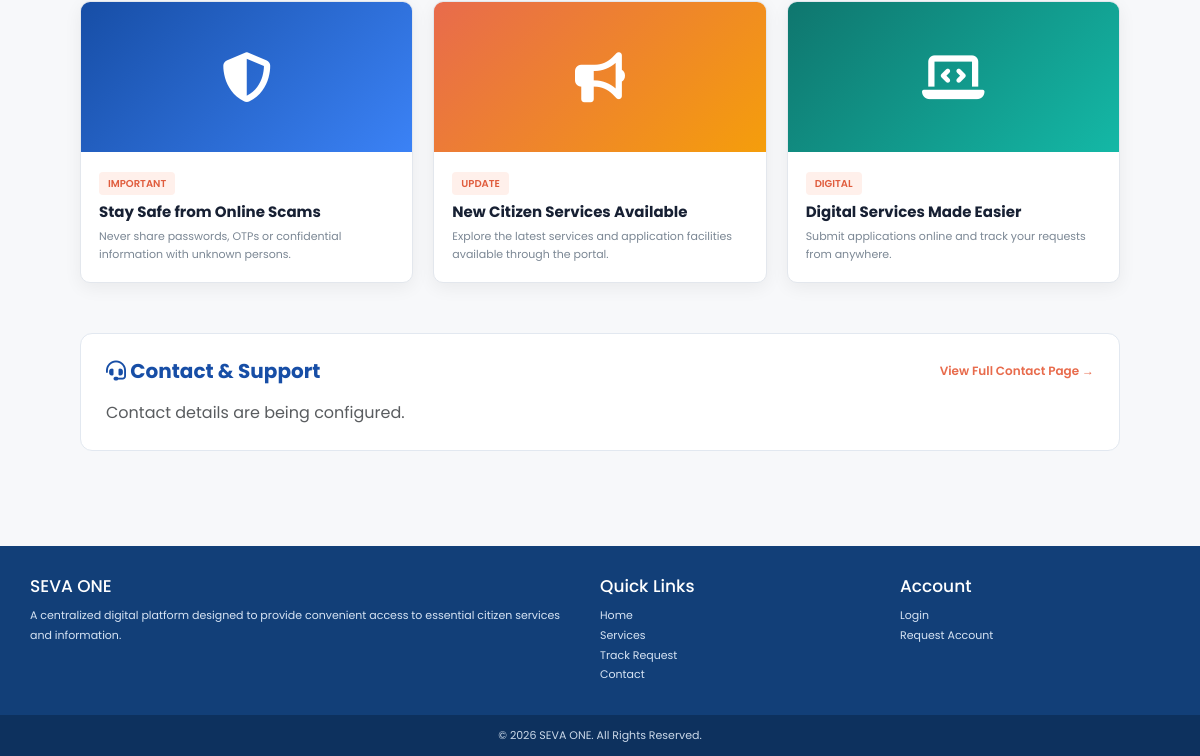
/ (lower part), run on an earlier commit of the app's database.
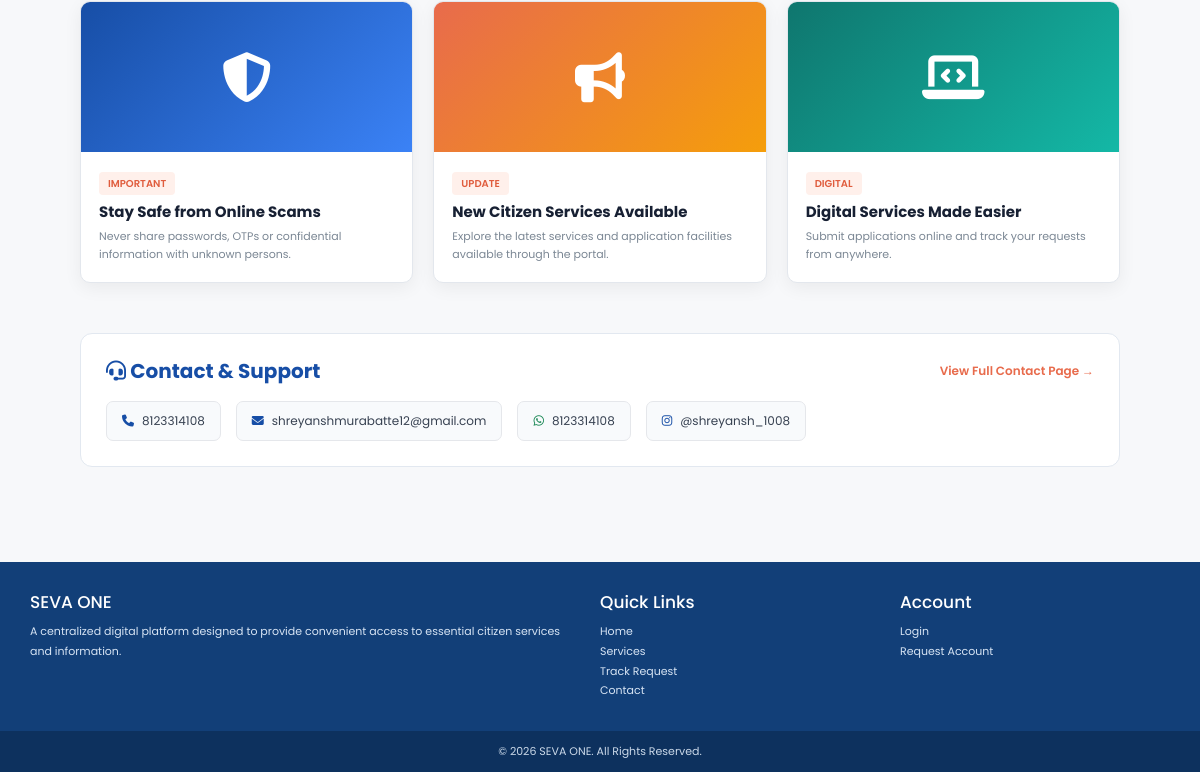
And on a later commit of the database.
### med/models.py (models this page shows, shortened)
class PortalContactDetails(models.Model):
    phone_number = models.CharField(max_length=30, blank=True)
    email = models.EmailField(blank=True)
    whatsapp_number = models.CharField(max_length=30, blank=True)
    instagram_id = models.CharField(max_length=100, blank=True)
    updated_at = models.DateTimeField(auto_now=True)
    @property
    def whatsapp_url(self):
        digits = "".join(character for character in self.whatsapp_number if character.isdigit())
        return f"https://wa.me/{digits}" if digits else ""
    @property
    def instagram_url(self):
        handle = self.instagram_id.strip().lstrip("@")
        return f"https://www.instagram.com/{handle}/" if handle else ""

### med/views.py (the view, shortened to what this page needs)
# urls.py: path('', views.home, name='home'),
def home(request):
    reference_number = request.GET.get("ref", "").strip()[:24]
    registration_request = None
    application = None
    contact_details = PortalContactDetails.objects.filter(pk=1).first()
    return render(request, "home.html", {
        "reference_number": reference_number,
        "registration_request": registration_request,
        "application": application,
        "tracking_performed": bool(reference_number),
        "contact_details": contact_details,
    })

### med/templates/home.html (shortened to what the changed rows need)
{% load static %}
<!DOCTYPE html>
<html lang="en">
<head>
    <link href="https://cdn.jsdelivr.net/npm/bootstrap@5.3.3/dist/css/bootstrap.min.css"
          rel="stylesheet">
    <link rel="stylesheet"
          href="https://cdnjs.cloudflare.com/ajax/libs/font-awesome/6.5.1/css/all.min.css">
</head>
<body>
<main class="main-container">
<section class="contact-section">
    <div class="contact-header">
        <h3>
        </h3>
        <a href="{% url 'contact' %}">
        </a>
    </div>
    {% if contact_details %}
        <div class="contact-items">
            {% if contact_details.phone_number %}
                <a href="tel:{{ contact_details.phone_number }}"
                   class="contact-item">
                    <i class="fa-solid fa-phone"></i>
                    {{ contact_details.phone_number }}
                </a>
            {% endif %}
            {% if contact_details.email %}
                <a href="mailto:{{ contact_details.email }}"
                   class="contact-item">
                    <i class="fa-solid fa-envelope"></i>
                    {{ contact_details.email }}
                </a>
            {% endif %}
            {% if contact_details.whatsapp_number %}
                <a href="{{ contact_details.whatsapp_url }}"
                   target="_blank"
                   rel="noopener noreferrer"
                   class="contact-item">
                    <i class="fa-brands fa-whatsapp text-success"></i>
                    {{ contact_details.whatsapp_number }}
                </a>
            {% endif %}
            {% if contact_details.instagram_id %}
                <a href="{{ contact_details.instagram_url }}"
                   target="_blank"
                   rel="noopener noreferrer"
                   class="contact-item">
                    <i class="fa-brands fa-instagram"></i>
                    {{ contact_details.instagram_id }}
                </a>
            {% endif %}
        </div>
    {% else %}
        <p class="text-muted mb-0">
            Contact details are being configured.
        </p>
    {% endif %}
</section>
</main>
</body>
</html>

What changed in the data, as far as the page shows it:
added PortalContactDetails: phone_number "8123314108", email "shreyanshmurabatte12@gmail.com", whatsapp_number "8123314108", instagram_id "@shreyansh_1008"
Also different on the page:
text no longer shown: "Contact details are being configured."
